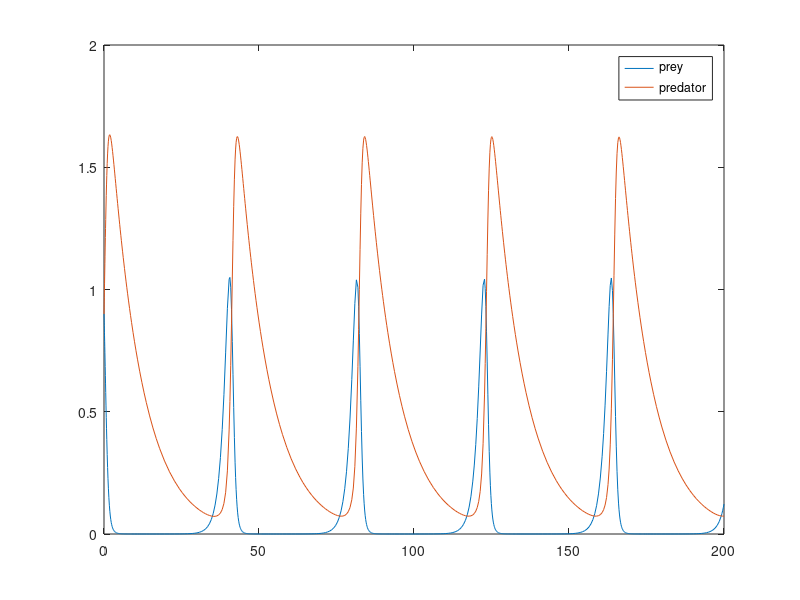

MATLAB code for this plot: (Note: this script raises an error after producing the figure.)
clear all 
tspan = [0 200];
y0 = [0.9 0.9];
r=2/3; a=4/3; b=1 ; m=0.1;

% x= y(1), y=y(2)
odefun= @(t,y) [r.*y(1)-a.*y(1).*y(2); b.*y(1).*y(2)-m.*y(2)];
[t ,sol]= ode45(odefun,tspan,y0); 
plot(t,sol);
legend('prey','predator'); 


%% stability 
syms x y
f(x,y) = r.*x-a.*x.*y;
g(x,y)= b.*x.*y-m.*y;
[u,v]= solve(f(x,y)==0,g(x,y)==0);
jac = jacobian([f,g],[x,y]);

for i=1:2 
    eval=double(eig(jac(u(i),v(i))));
    if real(eval(1))<0 && real(eval(2))<0 
        fprintf('(%5.2f , %5.2f ) are stable\n',u(i),v(i))
    elseif real(eval(1))>0 || real(eval(2))>0 
        fprintf('(%5.2f , %5.2f ) are unstable\n',u(i),v(i))
    else
        fprintf('(%5.2f , %5.2f ) are saddle\n',u(i),v(i))
    end
end

%% Phase plane 
figure() 
for a=0.9:0.4:1.8
    for b=0.9:0.4:1.8
        y0=[a b]; 
        hold on 
        [t ,sol]= ode45(odefun,tspan,y0); 
        plot(sol(:,1),sol(:,2)); 
    end 
end